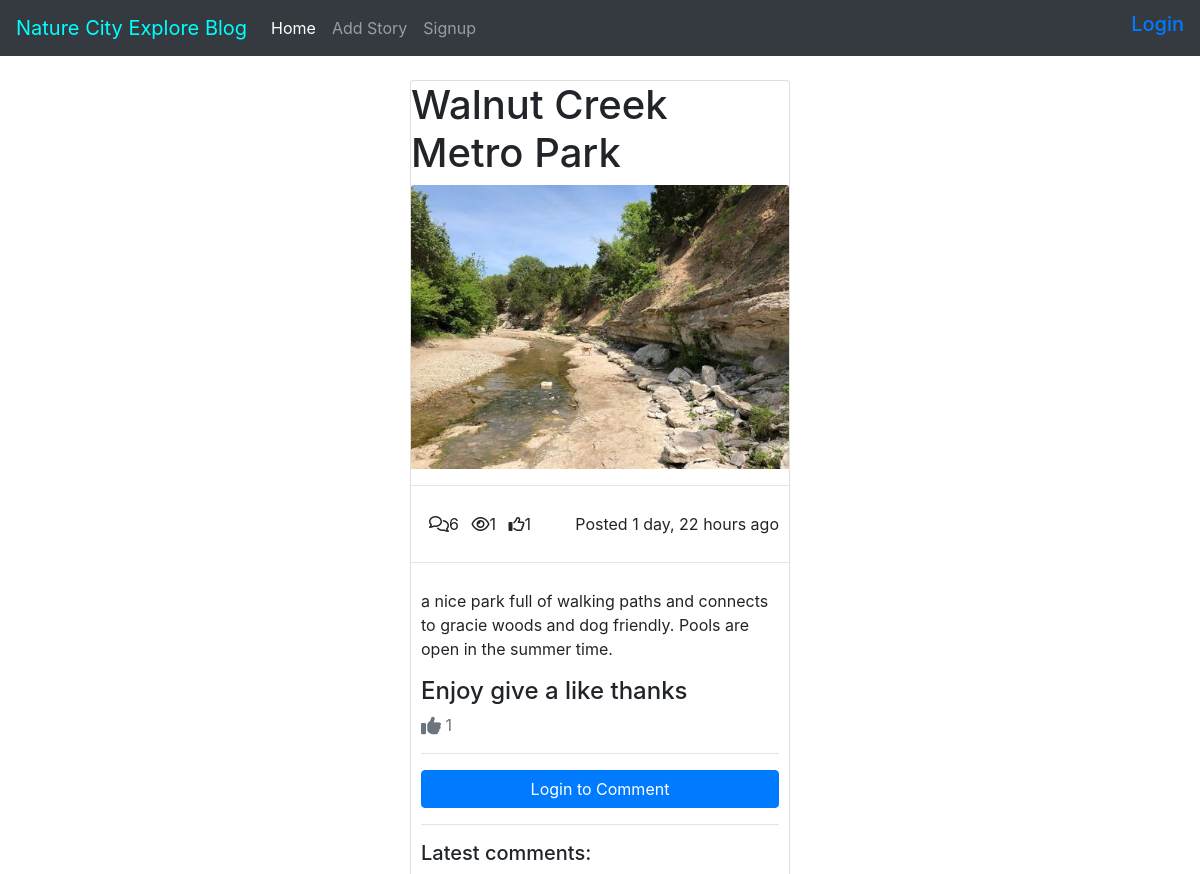
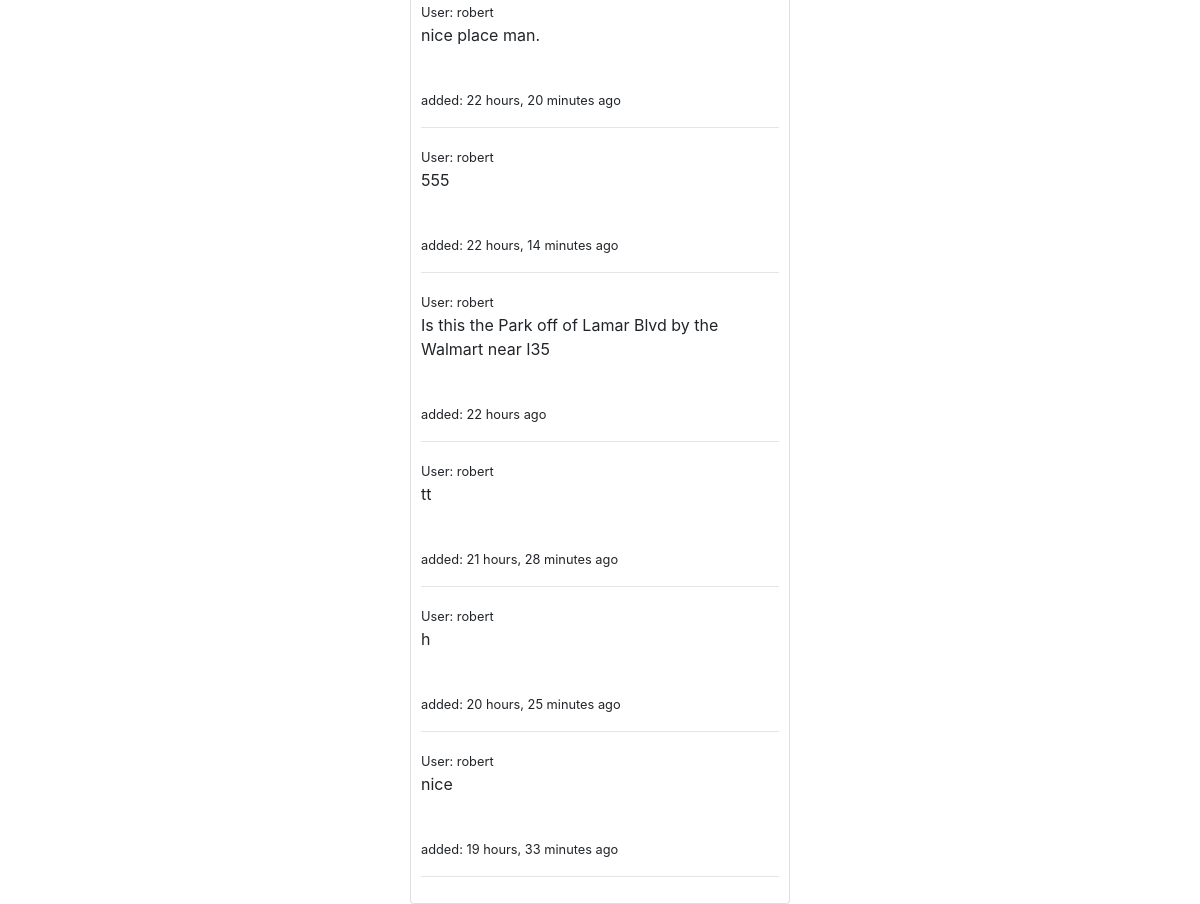
Page /walnutcreekpark/ on the committed database (2 pictures, top to bottom).
### posts/models.py (models this page shows, shortened)
class Post(models.Model):
    title = models.CharField(max_length=100)
    content = models.TextField()
    thumbnail = models.ImageField()
    publish_date = models.DateTimeField(auto_now_add=True)
    last_updated = models.DateTimeField(auto_now=True)
    author = models.ForeignKey(User, on_delete=models.CASCADE)
    slug = models.SlugField()
    def get_like_url(self):
        return reverse("like", kwargs={
            'slug': self.slug
        })
    @property
    def comments(self):
        return self.comment_set.all()
    @property
    def get_comment_count(self):
        return self.comment_set.all().count()
    @property
    def get_view_count(self):
        return self.postview_set.all().count()
    @property
    def get_like_count(self):
        return self.like_set.all().count()

class Comment(models.Model):
    user = models.ForeignKey(User, on_delete=models.CASCADE)
    post = models.ForeignKey(Post, on_delete=models.CASCADE)
    timestamp = models.DateTimeField(auto_now_add=True)
    content = models.TextField()

class User(AbstractUser):
    pass

### posts/views.py (the view, shortened to what this page needs)
# urls.py: path('<slug>/', PostDetailView.as_view(), name='detail'),
class PostDetailView(DetailView):
    model = Post
    def get_context_data(self, **kwargs):
        context = super().get_context_data(**kwargs)
        context.update({
            'form': CommentForm()
        })
        return context
    def get_object(self, **kwargs):
        object = super().get_object(**kwargs)
        if self.request.user.is_authenticated:
            PostView.objects.get_or_create(user=self.request.user, post=object)
        return object

### posts/templates/posts/post_detail.html
{% extends 'posts/base.html' %}
{% load crispy_forms_tags %}
{% block content %}
<div class='row'>
        <div class='col-4 offset-4'>
        <div class='card'>
                <h1>{{ object.title|title }}</h1>
                <img src="{{ object.thumbnail.url }}" class="card-img-top" alt="">
        <hr/>
        <div style='padding: 10px'>
                <span><i class="far fa-comments ml-2"></i>{{ object.get_comment_count }}</span>
                <span><i class="far fa-eye ml-2"></i>{{ object.get_view_count }}</span>
                <span><i class="far fa-thumbs-up ml-2"></i>{{ object.get_like_count }}</span>
                <span class='float-right'>Posted {{ object.publish_date|timesince }} ago</span>
        </div>
        <hr/>
        <div>
                <div style='padding: 10px'>
                <p>{{ object.content }}</p>
                <h4>Enjoy give a like thanks</h4>
                <a class='text-muted' href="{{ object.get_like_url }}">
                        <i class='fas fa-thumbs-up fa-lg'></i>
                        {{ object.get_like_count }}
                </a>
                <hr/>
               {% if request.user.is_authenticated %}
                <h4>Leave a comment</h4>
                <form method="POST">
                        {% csrf_token %}
                        {{ form|crispy }}
                        <button class='btn btn-primary' type='submit'>Comment</button>
                </form>
                <hr/>
                        {% else %}
                        <a href="{% url 'account_login' %}" class="btn btn-primary btn-block">Login to Comment</a>
                        {% endif %}
               <hr/>
                <h5>Latest comments:</h5>
                {% for comment in object.comments %}
                        <div>
                                <small>User: {{ comment.user.username }}</small>
                                <p>{{ comment.content }}</p>
                                <br>
                                <small>added: {{ comment.timestamp|timesince }} ago</small>
                        </div>
                        <hr/>
                        {% endfor %}
        </div>
   </div>
   </div>
</div>
{% endblock %}

### rows in the picture
Post: title "Walnut Creek Metro Park", thumbnail (picture), get_comment_count "6", get_view_count "1", get_like_count "1", publish_date "1 day, 22 hours", content "a nice park full of walking paths and connects to gracie woods and dog friendly. Pools are open in the summer time."
Comment: user.username "robert", content "nice place man.", timestamp "22 hours, 20 minutes"
Comment: user.username "robert", content "555", timestamp "22 hours, 14 minutes"
Comment: user.username "robert", content "Is this the Park off of Lamar Blvd by the Walmart near I35", timestamp "22 hours"
Comment: user.username "robert", content "tt", timestamp "21 hours, 28 minutes"
Comment: user.username "robert", content "h", timestamp "20 hours, 25 minutes"
Comment: user.username "robert", content "nice", timestamp "19 hours, 33 minutes"
